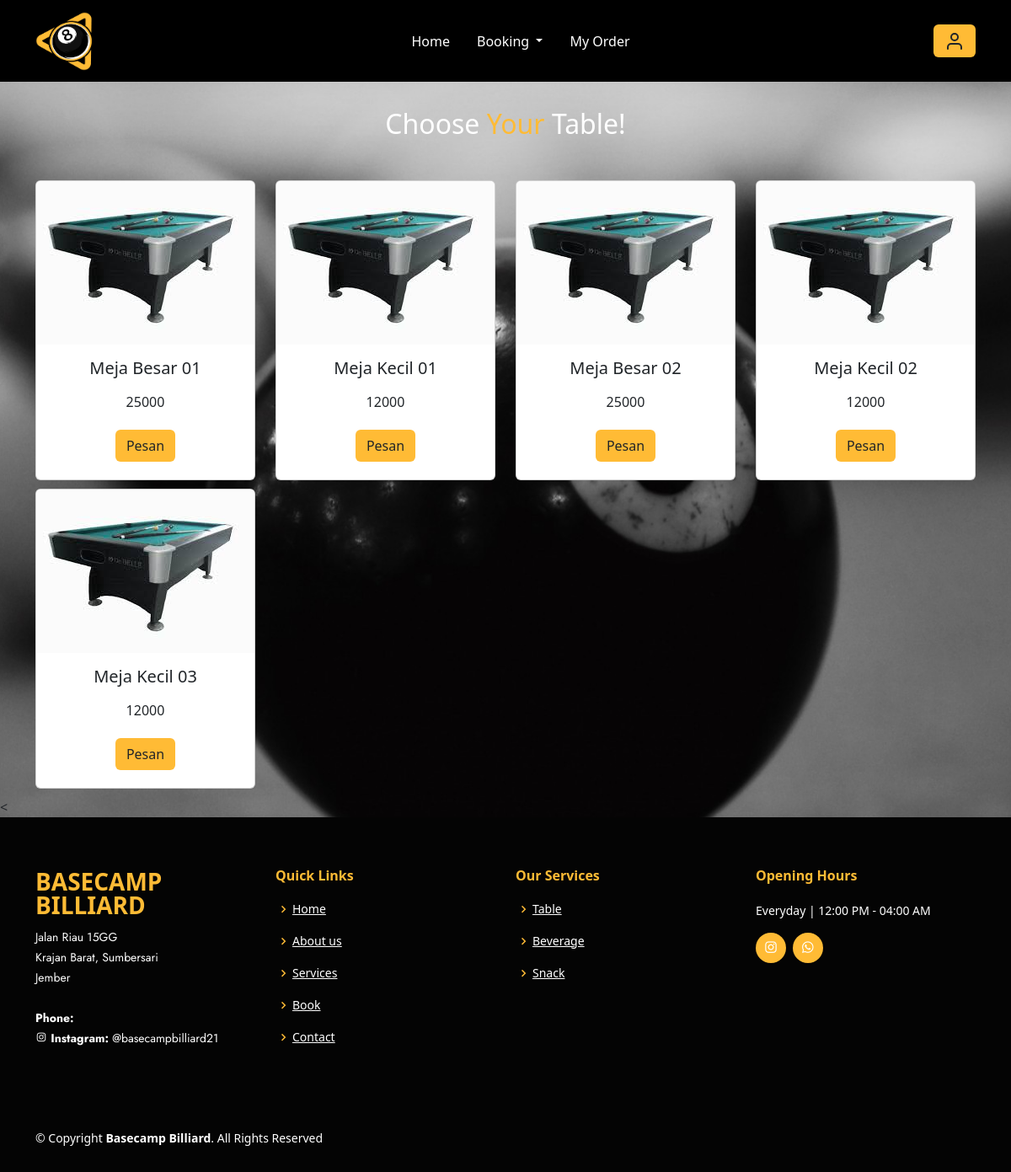
/user/lapangan.php (signed in), run on the app's committed database.
### tables this page shows
CREATE TABLE `lapangan` (
  `idlap` int(11) NOT NULL,
  `nm` varchar(35) NOT NULL,
  `ket` text NOT NULL,
  `harga` int(11) NOT NULL,
  `foto` text NOT NULL
);

### functions.php (called while the page is built, shortened)
<?php
$conn = mysqli_connect("localhost", "root", "", "db_futsal");
function query($query)
{
  global $conn;
  $result = mysqli_query($conn, $query);
  $rows = [];
  while ($row = mysqli_fetch_assoc($result)) {
    $rows[] = $row;
  }
  return $rows;
}
 ?>

### user/lapangan.php (the view, shortened to what this page needs)
<?php
require "../functions.php";
$lapangan = query("SELECT * FROM lapangan");
?>
<!doctype html>
<html lang="en">
<head>
  <link rel="stylesheet" href="../style.css">
  <link href="https://cdn.jsdelivr.net/npm/bootstrap@5.3.0-alpha3/dist/css/bootstrap.min.css" rel="stylesheet">
  <link rel="stylesheet" href="https://cdnjs.cloudflare.com/ajax/libs/font-awesome/6.0.0-beta3/css/all.min.css">
  <link href="../assets/vendor/boxicons/css/boxicons.min.css" rel="stylesheet">
</head>
<body style="background-color: #FFBB35">
  <div class="container ">
    <nav class="navbar fixed-top navbar-expand-lg" style="background-color: black;">
      <div class="container">
        <a class="navbar-brand" href="#">
          <img src="../assets/img/logo.png" alt="Logo" width="70" height="70" class="d-inline-block align-text-top">
        </a>
        <div class="collapse navbar-collapse" id="navbarSupportedContent">
          <ul class="navbar-nav mx-auto mb-2 mb-lg-0">
            <li class="nav-item">
              <a class="nav-link active text-white" aria-current="page" href="../indexuser.php">Home</a>
            </li>
            <li class="nav-item dropdown">
              <a class="nav-link dropdown-toggle text-white" href="#" role="button" data-bs-toggle="dropdown" aria-expanded="false">
                Booking
              </a>
            </li>
            <li class="nav-item">
              <a class="nav-link active text-white" aria-current="page" href="bayar.php">My Order</a>
            </li>
          </ul>
          <?php
          if (isset($_SESSION['id_user'])) {
            echo '<a href="user/profil.php" data-bs-toggle="modal" data-bs-target="#profilModal" class="btn btn-inti"><i data-feather="user"></i></a>';
          } else {
            echo '<a href="login.php" class="btn btn-inti" type="submit">Login</a>';
          }
          ?>
        </div>
      </div>
    </nav>
  </div>
  <section class="lapangan" id="lapangan">
    <div class="container">
      <main class="contain" data-aos="fade-right" data-aos-duration="1000">
        <h2 class="text-head"> Choose <span>Your</span> Table! </h2>
        <div class="row row-cols-1 row-cols-md-4">
          <?php foreach ($lapangan as $row) : ?>
            <div class="col" style="padding-bottom: 10px;">
              <div class="card">
                <img src="../img/<?= $row["foto"]; ?>" alt="gambar lapangan" class="card-img-top">
                <div class="card-body text-center">
                  <h5 class="card-title"><?= $row["nm"]; ?></h5>
                  <p class="card-price"><?= $row["harga"]; ?></p>
                  <button type="button" class="btn btn-inti" data-bs-toggle="modal" data-bs-target="#pesanModal<?= $row["idlap"]; ?>" onclick="handlePesanButtonClick(<?= $row["idlap"]; ?>)">Pesan</button>
                </div>
              </div>
            </div>
          <?php endforeach; ?>
        </div>
      </main>
    </div>
  </section>
  <
    <footer id="footer">
      <div class="footer-top">
        <div class="container">
          <div class="row">
            <div class="col-lg-3 col-md-6 footer-contact">
              <h3>BASECAMP BILLIARD</h3>
              <p>
                Jalan Riau 15GG <br>
                Krajan Barat, Sumbersari<br>
                Jember <br><br>
                <strong>Phone:</strong><br>
                <i class="bx bxl-instagram"></i>
                <strong>Instagram:</strong> @basecampbilliard21<br>
              </p>
            </div>
            <div class="col-lg-3 col-md-6 footer-links">
              <h4>Quick Links</h4>
              <ul>
                <li><i class="bx bx-chevron-right"></i> <a href="#hero">Home</a></li>
                <li><i class="bx bx-chevron-right"></i> <a href="#about">About us</a></li>
                <li><i class="bx bx-chevron-right"></i> <a href="#services">Services</a></li>
                <li><i class="bx bx-chevron-right"></i> <a href="#table">Book</a></li>
                <li><i class="bx bx-chevron-right"></i> <a href="#contact">Contact</a></li>
              </ul>
            </div>
            <div class="col-lg-3 col-md-6 footer-links">
              <h4>Our Services</h4>
              <ul>
                <li><i class="bx bx-chevron-right"></i> <a href="#table">Table</a></li>
                <li><i class="bx bx-chevron-right"></i> <a href="#fnb">Beverage</a></li>
                <li><i class="bx bx-chevron-right"></i> <a href="#fnb">Snack</a></li>
              </ul>
            </div>
            <div class="col-lg-3 col-md-6 footer-links">
              <h4>Opening Hours</h4>
              <p>Everyday | 12:00 PM - 04:00 AM </p>
              <div class="social-links mt-3">
                <a href="#" class="instagram"><i class="bx bxl-instagram"></i></a>
                <a href="#https://wa.me/6285704478791" class="google-plus"><i class="bx bxl-whatsapp"></i></a>
              </div>
            </div>
          </div>
        </div>
      </div>
      <div class="container footer-bottom clearfix">
        <div class="copyright">
          &copy; Copyright <strong><span>Basecamp Billiard</span></strong>. All Rights Reserved
        </div>
      </div>
    </footer>
</body>
</html>

### style.css (style rules this page uses)
body { justify-content: center; align-items: center; background: url('css/coba.jpg') no-repeat; background-size: cover; background-position: center; }
:root { --primary: #9cd203; --hover: #79a300; --bg: #eeeeee; }
.text-head { margin-top: 8rem; color: #fff; }
.btn-inti { background-color: #FFBB35 !important; }
.nav-item { margin: 3px !important; padding: 5px; }
.about h2, .pembayaran h2, .contact h2, .lapangan h2 { text-align: center; font-size: 2rem; margin-bottom: 3rem; }
.about h2 span, .pembayaran h2 span, .contact h2 span, .lapangan h2 span { color: #ffbb35; }
#footer { font-size: 14px; background: #040404; }
#footer .footer-top { padding: 60px 0 30px 0; background: #040404; }
#footer .footer-top .footer-contact { margin-bottom: 30px; }
#footer .footer-top .footer-contact h3 { font-size: 28px; margin: 0 0 10px 0; padding: 2px 0 2px 0; line-height: 1; text-transform: uppercase; font-weight: 600; color: #FFbb35; }
#footer .footer-top .footer-contact p { font-size: 14px; line-height: 24px; margin-bottom: 0; font-family: "Jost", sans-serif; color: #fff; }
#footer .footer-top h4 { font-size: 16px; font-weight: bold; color: #FFbb35; position: relative; padding-bottom: 12px; }
#footer .footer-top .footer-links { margin-bottom: 30px; color: #fff; }
#footer .footer-top .footer-links ul { list-style: none; padding: 0; margin: 0; }
#footer .footer-top .footer-links ul i { padding-right: 2px; color: #FFBB35; font-size: 18px; line-height: 1; }
#footer .footer-top .footer-links ul li { padding: 10px 0; display: flex; align-items: center; }
#footer .footer-top .footer-links ul li:first-child { padding-top: 0; }
#footer .footer-top .footer-links ul a { color: #fff; transition: 0.3s; display: inline-block; line-height: 1; }
#footer .footer-top .social-links a { font-size: 18px; display: inline-block; background: #FFBB35; color: #fff; line-height: 1; padding: 8px 0; margin-right: 4px; border-radius: 50%; text-align: center; width: 36px; height: 36px; transition: 0.3s; }
#footer .footer-bottom { padding-top: 30px; padding-bottom: 30px; color: #fff; }
#footer .copyright { float: left; }

### user/lapangan.php (style rules this page uses)
button { background-color: #0A0A0A; color: #fff; padding: 10px 10px; border: none; border-radius: 5px; cursor: pointer; margin: 5px; }

### data on the page
lapangan: foto (picture), nm "Meja Besar 01", harga "25000"
lapangan: foto (picture), nm "Meja Kecil 01", harga "12000"
lapangan: foto (picture), nm "Meja Besar 02", harga "25000"
lapangan: foto (picture), nm "Meja Kecil 02", harga "12000"
lapangan: foto (picture), nm "Meja Kecil 03", harga "12000"
